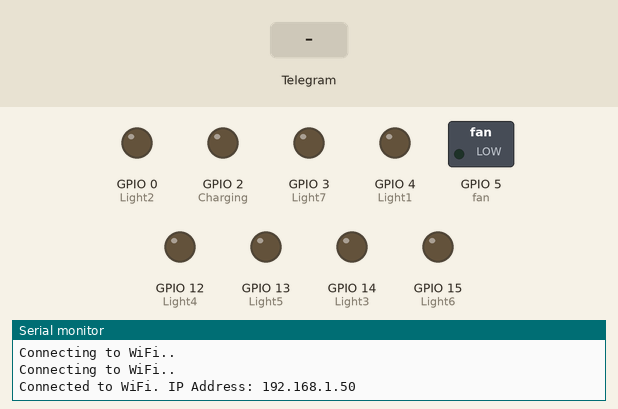
This sketch was run on a simulated ESP8266 (NodeMCU). Shown: switched loads named in the sketch (green lamp = pin HIGH), output pins drawn as LEDs (lit = HIGH), the last lines printed to the serial monitor. The test bench sets the inputs (shaded band). WiFi joins after 1.5 s; servers stay silent unless stated; the local clock reads 2024-03-15 10:24:30 at power-on unless the sketch sets it.

Above: at 4.1 s.
4.2 s: Telegram message "/Charging_on" received
At 5.2 s:
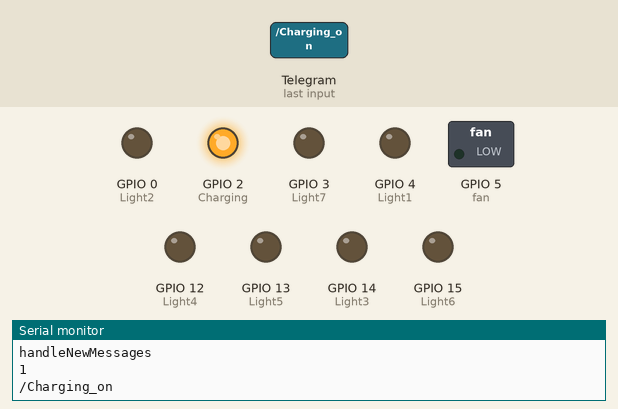
6.3 s: Telegram message "/fan_on" received
At 7.9 s:
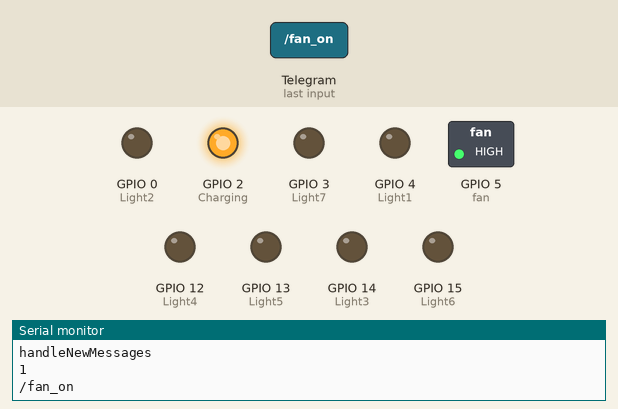
8.2 s: Telegram message "/Charging_off" received
At 9.4 s:
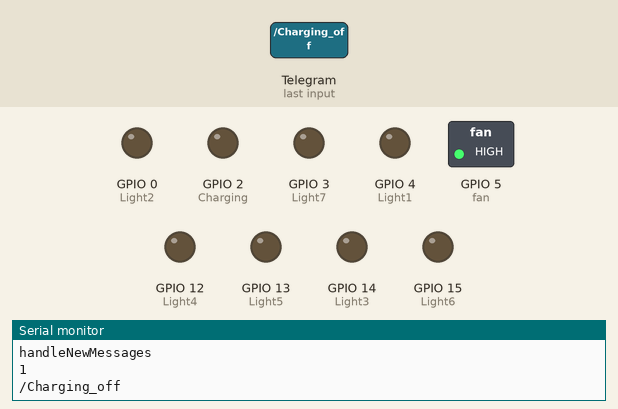
10.1 s: Telegram message "/Light1_on" received
At 10.9 s:
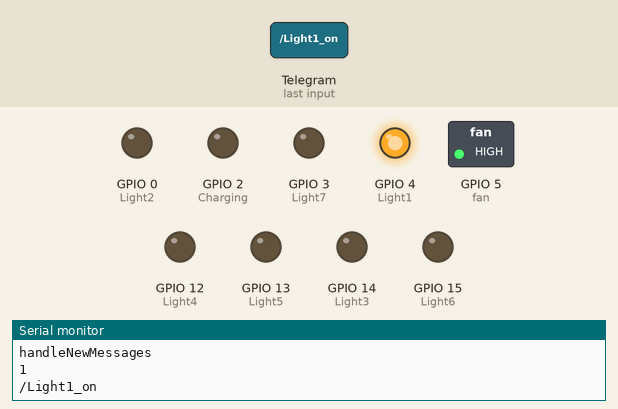
12.0 s: Telegram message "/fan_off" received
At 13.6 s:
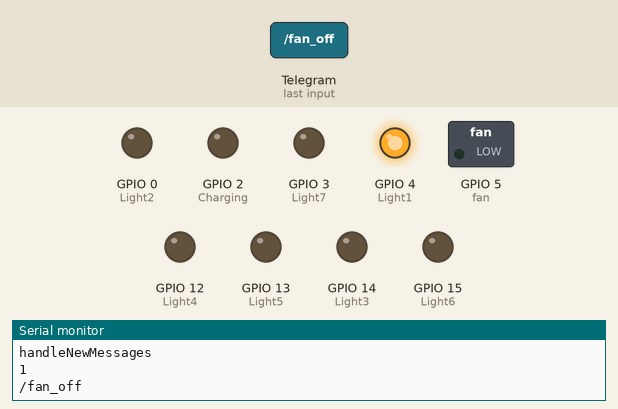
13.9 s: Telegram message "/Light2_on" received
At 15.1 s:
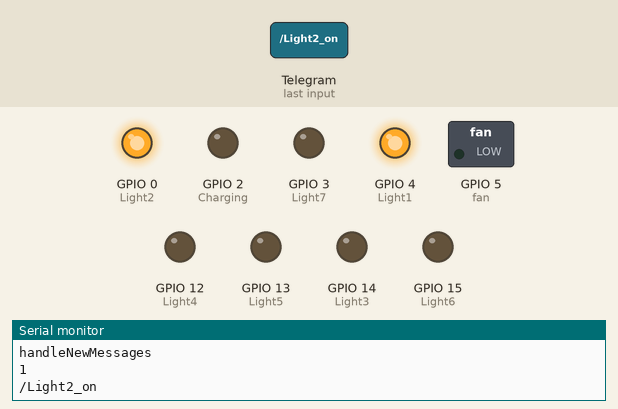
Timing chart, 0 to 16.8 s (numbered marks = the images above; inputs shaded):
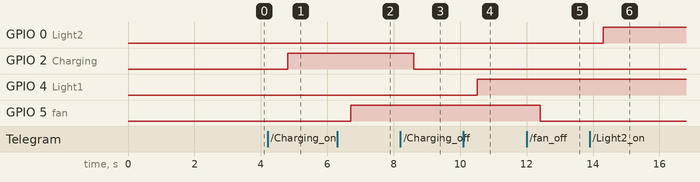

Measured:
- after the input at 4.2 s, GPIO 2 (Charging): LOW → HIGH after 0.61 s
- after the input at 6.3 s, GPIO 5 (fan): LOW → HIGH after 0.41 s
- after the input at 8.2 s, GPIO 2 (Charging): HIGH → LOW after 0.41 s
- after the input at 10.1 s, GPIO 4 (Light1): LOW → HIGH after 0.41 s
- after the input at 12.0 s, GPIO 5 (fan): HIGH → LOW after 0.41 s
- after the input at 13.9 s, GPIO 0 (Light2): LOW → HIGH after 0.41 s

The sketch:

SmartHomeBot.ino
```cpp
#ifdef ESP32
  #include <WiFi.h>
#else
  #include <ESP8266WiFi.h>
#endif
#include <WiFiClientSecure.h>
#include <UniversalTelegramBot.h>   // Universal Telegram Bot Library written by Brian Lough: https://github.com/witnessmenow/Universal-Arduino-Telegram-Bot
#include <ArduinoJson.h>

// Replace with your network credentials
const char* ssid = "YOUR_SSID_NAME";
const char* password = "YOUR_WIFI_PASSWORD";

// Initialize Telegram BOT
#define BOTtoken "X2X4X0X5X:AXXXXXS1AXXXXXBN3QXXPrxVXXXXXXXXXXX"

// Use @chatIDrobot to find out the chat ID of an individual or a group
// Also note that you need to click "start" on a bot before it can
// message you
#define CHAT_ID "YOUR_CHAT_ID"

#ifdef ESP8266
  X509List cert(TELEGRAM_CERTIFICATE_ROOT);
#endif

WiFiClientSecure client;
UniversalTelegramBot bot(BOTtoken, client);

// Checks for new messages every 1 second.
int botRequestDelay = 1000;
unsigned long lastTimeBotRan;
// Output pins
const int fan = 5;          // D1
const int Light1 = 4;       // D2
const int Light2 = 0;       // D3
const int Light3 = 14;      // D5
const int Light4 = 12;      // D6
const int Light5 = 13;      // D7
const int Light6 = 15;      // D8
const int Light7 = 3;       // RX
const int Charging = 2;     // D4
bool ledState = LOW;        // Initial LED state

// Handle what happens when you receive new messages
void handleNewMessages(int numNewMessages) {
  Serial.println("handleNewMessages");
  Serial.println(String(numNewMessages));

  for (int i=0; i<numNewMessages; i++) {
    // Chat id of the requester
    String chat_id = String(bot.messages[i].chat_id);
    if (chat_id != CHAT_ID){
      bot.sendMessage(chat_id, "Unauthorized user", "");
      continue;
    }

    // Print the received message
    String text = bot.messages[i].text;
    Serial.println(text);

    String from_name = bot.messages[i].from_name;

    // Report the state of the outputs
if (text == "/start") {
      String welcome = "Welcome, " + from_name + " 🎉.\n";
      welcome += "👉 Use the following commands to control your outputs. 👈\n\n";
      welcome += "🔌 /Charging_on to turn Charging Point ON \n";
      welcome += "🔌 /Charging_off to turn Charging Point OFF \n";
      welcome += "🌬️ /fan_on to turn Fan ON \n";
      welcome += "🌬️ /fan_off to turn Fan OFF \n";
      welcome += "💡 /Light1_on to turn Light 1 ON \n";
      welcome += "💡 /Light1_off to turn Light 1 OFF \n";
      welcome += "💡 /Light2_on to turn Light 2 ON \n";
      welcome += "💡 /Light2_off to turn Light 2 OFF \n";
      welcome += "💡 /Light3_on to turn Light 3 ON \n";
      welcome += "💡 /Light3_off to turn Light 3 OFF \n";
      welcome += "💡 /Light4_on to turn Light 4 ON \n";
      welcome += "💡 /Light4_off to turn Light 4 OFF \n";
      welcome += "💡 /Light5_on to turn Light 5 ON \n";
      welcome += "💡 /Light5_off to turn Light 5 OFF \n";
      welcome += "💡 /Light6_on to turn Light 6 ON \n";
      welcome += "💡 /Light6_off to turn Light 6 OFF \n";
      welcome += "💡 /Light7_on to turn Light 7 ON \n";
      welcome += "💡 /Light7_off to turn Light 7 OFF \n";
      welcome += "🔍 /state to request current GPIO state \n";
      welcome += "/get_ip to Get IP \n";
      bot.sendMessage(chat_id, welcome, "");
    }

   // Control Charging Point
    if (text == "/Charging_on") {
      bot.sendMessage(chat_id, "Charging Point is now ON ✅", "");
      ledState = HIGH;
      digitalWrite(Charging, ledState);
    }

    if (text == "/Charging_off") {
      bot.sendMessage(chat_id, "Charging Point is now OFF ❌", "");
      ledState = LOW;
      digitalWrite(Charging, ledState);
    }

    // Control Fan
    if (text == "/fan_on") {
      bot.sendMessage(chat_id, "Fan is now ON ✅", "");
      digitalWrite(fan, HIGH);
    }

    if (text == "/fan_off") {
      bot.sendMessage(chat_id, "Fan is now OFF ❌", "");
      digitalWrite(fan, LOW);
    }

    // Control Light1
    if (text == "/Light1_on") {
      bot.sendMessage(chat_id, "Light 1 is now ON ✅", "");
      digitalWrite(Light1, HIGH);
    }

    if (text == "/Light1_off") {
      bot.sendMessage(chat_id, "Light 1 is now OFF ❌", "");
      digitalWrite(Light1, LOW);
    }

    // Control Light2
    if (text == "/Light2_on") {
      bot.sendMessage(chat_id, "Light 2 is now ON ✅", "");
      digitalWrite(Light2, HIGH);
    }

    if (text == "/Light2_off") {
      bot.sendMessage(chat_id, "Light 2 is now OFF ❌", "");
      digitalWrite(Light2, LOW);
    }

    // Control Light3
    if (text == "/Light3_on") {
      bot.sendMessage(chat_id, "Light 3 is now ON ✅", "");
      digitalWrite(Light3, HIGH);
    }

    if (text == "/Light3_off") {
      bot.sendMessage(chat_id, "Light 3 is now OFF ❌", "");
      digitalWrite(Light3, LOW);
    }

    // Control Light4
    if (text == "/Light4_on") {
      bot.sendMessage(chat_id, "Light 4 is now ON ✅", "");
      digitalWrite(Light4, HIGH);
    }

    if (text == "/Light4_off") {
      bot.sendMessage(chat_id, "Light 4 is now OFF ❌", "");
      digitalWrite(Light4, LOW);
    }

    // Control Light5
    if (text == "/Light5_on") {
      bot.sendMessage(chat_id, "Light 5 is now ON ✅", "");
      digitalWrite(Light5, HIGH);
    }

    if (text == "/Light5_off") {
      bot.sendMessage(chat_id, "Light 5 is now OFF ❌", "");
      digitalWrite(Light5, LOW);
    }

    // Control Light6
    if (text == "/Light6_on") {
      bot.sendMessage(chat_id, "Light 6 is now ON ✅", "");
      digitalWrite(Light6, HIGH);
    }

    if (text == "/Light6_off") {
      bot.sendMessage(chat_id, "Light 6 is now OFF ❌", "");
      digitalWrite(Light6, LOW);
    }

    // Control Light7
    if (text == "/Light7_on") {
      bot.sendMessage(chat_id, "Light 7 is now ON ✅", "");
      digitalWrite(Light7, HIGH);
    }

    if (text == "/Light7_off") {
      bot.sendMessage(chat_id, "Light 7 is now OFF ❌", "");
      digitalWrite(Light7, LOW);
    }
    if(text=="/get_ip"){
        // Send Ip Details on Telegram
      String message = "Device connected to Wi-Fi. IP address: " + WiFi.localIP().toString();
      bot.sendMessage(CHAT_ID, message, "");
    }

    // Report the state of the outputs
    if (text == "/state") {
      String stateMessage = "Your Device Status Report\n";
      stateMessage += digitalRead(Charging) ? "Charging Point is ON ✅\n" : "Charging Point is OFF ❌\n";
      stateMessage += digitalRead(fan) ? "Fan is ON ✅\n" : "Fan is OFF ❌\n";
      stateMessage += digitalRead(Light1) ? "Light 1 is ON ✅\n" : "Light 1 is OFF ❌\n";
      stateMessage += digitalRead(Light2) ? "Light 2 is ON ✅\n" : "Light 2 is OFF ❌\n";
      stateMessage += digitalRead(Light3) ? "Light 3 is ON ✅\n" : "Light 3 is OFF ❌\n";
      stateMessage += digitalRead(Light4) ? "Light 4 is ON ✅\n" : "Light 4 is OFF ❌\n";
      stateMessage += digitalRead(Light5) ? "Light 5 is ON ✅\n" : "Light 5 is OFF ❌\n";
      stateMessage += digitalRead(Light6) ? "Light 6 is ON ✅\n" : "Light 6 is OFF ❌\n";
      stateMessage += digitalRead(Light7) ? "Light 7 is ON ✅\n" : "Light 7 is OFF ❌\n";
      bot.sendMessage(chat_id, stateMessage, "");
    }
    }
  }

void setup() {
  Serial.begin(115200);

  #ifdef ESP8266
    configTime(0, 0, "pool.ntp.org");      // get UTC time via NTP
    client.setTrustAnchors(&cert); // Add root certificate for api.telegram.org
  #endif

  // Set all pins as outputs
  pinMode(fan, OUTPUT);
  pinMode(Light1, OUTPUT);
  pinMode(Light2, OUTPUT);
  pinMode(Light3, OUTPUT);
  pinMode(Light4, OUTPUT);
  pinMode(Light5, OUTPUT);
  pinMode(Light6, OUTPUT);
  pinMode(Light7, OUTPUT);
  pinMode(Charging, OUTPUT);

  // Initialize all outputs to OFF
  digitalWrite(fan, LOW);
  digitalWrite(Light1, LOW);
  digitalWrite(Light2, LOW);
  digitalWrite(Light3, LOW);
  digitalWrite(Light4, LOW);
  digitalWrite(Light5, LOW);
  digitalWrite(Light6, LOW);
  digitalWrite(Light7, LOW);
  digitalWrite(Charging, LOW);

  // Connect to Wi-Fi
  WiFi.mode(WIFI_STA);
  WiFi.begin(ssid, password);
  #ifdef ESP32
    client.setCACert(TELEGRAM_CERTIFICATE_ROOT); // Add root certificate for api.telegram.org
  #endif

  // Wait for Wi-Fi connection
  while (WiFi.status() != WL_CONNECTED) {
    delay(1000);
    Serial.println("Connecting to WiFi..");
  }

  // Print ESP32 Local IP Address
  Serial.println("Connected to WiFi. IP Address: " + WiFi.localIP().toString());

  // Send confirmation message to Telegram
  String message = "Device connected to Wi-Fi. IP address: " + WiFi.localIP().toString();
  bot.sendMessage(CHAT_ID, message, "");

  // Optionally, you can also send a message confirming the successful setup
  bot.sendMessage(CHAT_ID, "Your Device is Now Online.", "");
  bot.sendMessage(CHAT_ID,"You can Start Control Device Just Click On /start ","");
}


void loop() {
  if (millis() > lastTimeBotRan + botRequestDelay)  {
    int numNewMessages = bot.getUpdates(bot.last_message_received + 1);

    while(numNewMessages) {
      Serial.println("got response");
      handleNewMessages(numNewMessages);
      numNewMessages = bot.getUpdates(bot.last_message_received + 1);
    }
    lastTimeBotRan = millis();
  }
}
```
